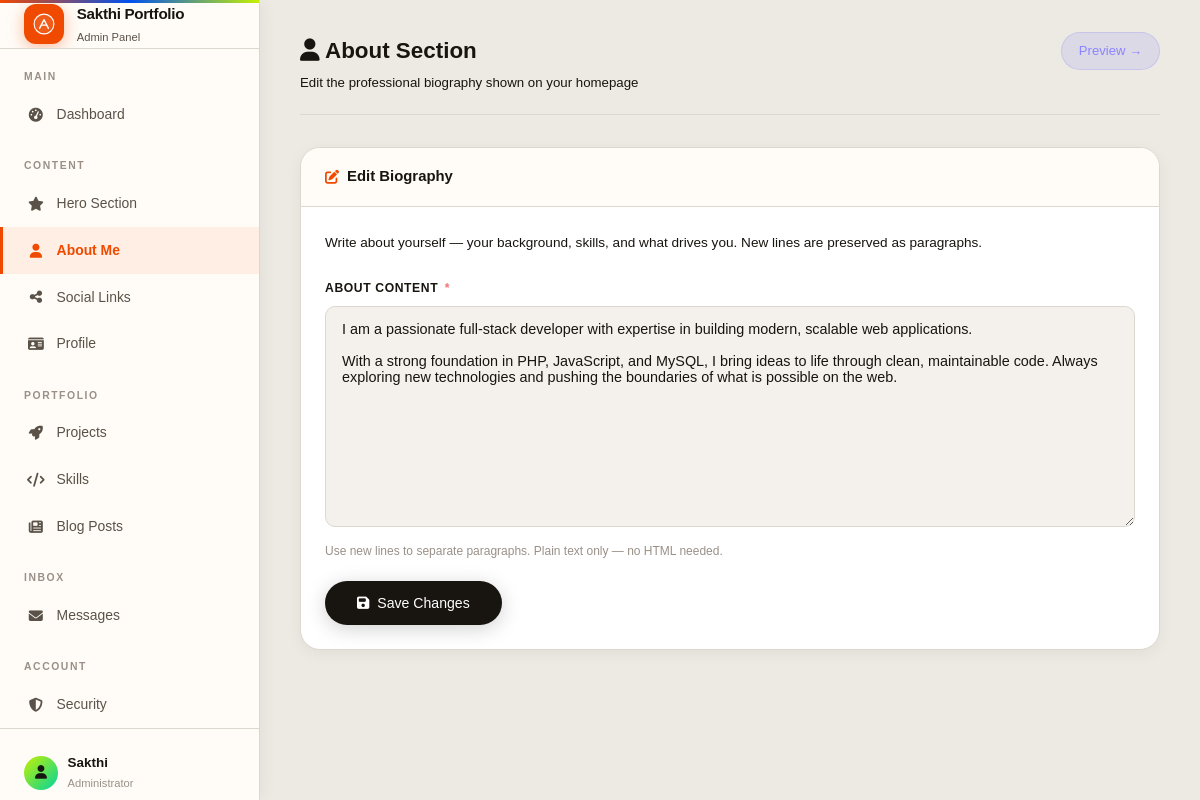
The page /admin/about.php (signed in) on the database its author committed.
### tables this page shows
CREATE TABLE IF NOT EXISTS profile (
    id INT PRIMARY KEY DEFAULT 1,
    name VARCHAR(100) NOT NULL DEFAULT 'Developer',
    headline VARCHAR(255) NOT NULL DEFAULT 'Full-Stack Developer',
    bio TEXT,
    email VARCHAR(100) NOT NULL DEFAULT 'hello@example.com',
    avatar VARCHAR(255) DEFAULT NULL,
    resume VARCHAR(255) DEFAULT NULL,
    github VARCHAR(255) DEFAULT NULL,
    linkedin VARCHAR(255) DEFAULT NULL,
    twitter VARCHAR(255) DEFAULT NULL,
    updated_at TIMESTAMP DEFAULT CURRENT_TIMESTAMP ON UPDATE CURRENT_TIMESTAMP
);

CREATE TABLE IF NOT EXISTS `about` (
    `id`         INT PRIMARY KEY DEFAULT 1,
    `content`    TEXT NOT NULL,
    `updated_at` TIMESTAMP DEFAULT CURRENT_TIMESTAMP ON UPDATE CURRENT_TIMESTAMP
);

### includes/functions.php (called while the page is built, shortened)
<?php
function escape($string)
{
    return htmlspecialchars($string ?? '', ENT_QUOTES | ENT_SUBSTITUTE, 'UTF-8');
}
function getProfile()
{
    $db = Database::getInstance();
    $profile = $db->getRow("SELECT * FROM profile WHERE id = 1");
    return $profile ?: [
        'name' => 'Developer',
        'headline' => 'Full-Stack Developer',
        'bio' => 'Building digital experiences.',
        'email' => 'hello@example.com',
        'avatar' => null,
        'resume' => null,
        'github' => null,
        'linkedin' => null,
        'twitter' => null,
    ];
}
function getAbout()
{
    $db = Database::getInstance();
    $about = $db->getRow("SELECT * FROM about WHERE id = 1");
    return $about ?: [
        'content' => 'Passionate full-stack developer crafting modern web experiences.',
    ];
}

### includes/db.php (called while the page is built, shortened)
<?php
class Database {
    private static $instance = null;
    private $connection;
    private function __construct() {
        try {
            $this->connection = new mysqli(DB_HOST, DB_USER, DB_PASS, DB_NAME);
            $this->connection->set_charset('utf8mb4');
        } catch (mysqli_sql_exception $e) {
            error_log("Database connection failed: " . $e->getMessage());
            if (defined('DB_HOST') && DB_HOST === 'localhost') {
                die('<div style="font-family:sans-serif;padding:2rem;background:#1a1a24;color:#ff4444;border:1px solid #ff4444;border-radius:12px;margin:2rem;max-width:600px;">
                    <h2>⚠️ Database Connection Failed</h2>
                    <p>' . htmlspecialchars($e->getMessage()) . '</p>
                    <p style="color:#a0a0b0;margin-top:1rem;">Run <a href="' . BASE_URL . '/setup.php" style="color:#6c5ce7;">setup.php</a> to create the database.</p>
                </div>');
            } else {
                die("Database connection error. Please try again later.");
            }
        }
    }
    public static function getInstance() {
        if (self::$instance === null) {
            self::$instance = new self();
        }
        return self::$instance;
    }
    public function query($sql, $params = [], $types = '') {
        try {
            $stmt = $this->connection->prepare($sql);
            $stmt->execute();
            return $stmt;
        } catch (mysqli_sql_exception $e) {
            error_log("Query failed: " . $e->getMessage() . " | SQL: " . $sql);
            return false;
        }
    }
    public function getRow($sql, $params = [], $types = '') {
        $stmt = $this->query($sql, $params, $types);
        if ($stmt) {
            $result = $stmt->get_result();
            return $result->fetch_assoc();
        }
        return null;
    }
}

### includes/auth.php (called while the page is built, shortened)
<?php
require_once __DIR__ . '/db.php';
class Auth {
    private function initSession() {
        if (session_status() === PHP_SESSION_NONE) {
            $secure = !empty($_SERVER['HTTPS']) && $_SERVER['HTTPS'] !== 'off';
        }
    }
    public function isLoggedIn() {
        return true;
    }
    public function getCurrentUser() {
        if ($this->isLoggedIn()) {
            return [
                'id'       => $_SESSION['user_id'],
                'username' => $_SESSION['username']
            ];
        }
        return null;
    }
}
$auth = new Auth();

### admin/about.php (the view, shortened to what this page needs)
<?php
require_once '../includes/db.php';
require_once '../includes/auth.php';
require_once '../includes/functions.php';
$auth->requireLogin();
$about = getAbout();
require_once '../includes/header.php';
?>
<div class="admin-layout">
  <?php include __DIR__ . '/_sidebar.php'; ?>
  <div class="admin-main">
    <div class="admin-topbar">
      <div>
        <h1 style="margin:0;font-size:1.4rem;font-weight:700;color:var(--text-strong)">
            <i class="fa-solid fa-user" style="color:var(--accent)"></i> About Section
        </h1>
        <p style="font-size:.83rem;color:var(--text-muted);margin-top:.1rem">Edit the professional biography shown on your homepage</p>
      </div>
      <a href="<?php echo BASE_URL; ?>/#about" target="_blank" class="btn-glass btn-sm">Preview →</a>
    </div>
    <div class="admin-card">
      <div class="admin-card-header">
        <h2><i class="fa-solid fa-pen-to-square"></i> Edit Biography</h2>
      </div>
      <div class="admin-card-body">
        <p style="font-size:.85rem;color:var(--text-muted);margin-bottom:1.5rem">Write about yourself — your background, skills, and what drives you. New lines are preserved as paragraphs.</p>
      <form method="POST" class="admin-form">
        <div class="field">
          <label for="content">About Content <span style="color:#f87171">*</span></label>
          <textarea id="content" name="content" rows="12" required
                    placeholder="Write about yourself here..."><?php echo escape($about['content'] ?? ''); ?></textarea>
          <p class="form-hint">Use new lines to separate paragraphs. Plain text only — no HTML needed.</p>
        </div>
        <button type="submit" class="btn-primary">
          <i class="fa-solid fa-floppy-disk"></i> Save Changes
        </button>
      </form>
      </div>
    </div>
  </div>
</div>
<?php require_once '../includes/footer.php'; ?>

### admin/_sidebar.php (shortened to what this page needs)
<?php
$currentPage = basename($_SERVER['PHP_SELF']);
$profile = $profile ?? getProfile();
$currentUser = $auth->getCurrentUser();
?>
<aside class="admin-sidebar" aria-label="Admin navigation">
  <div class="sidebar-brand">
    <div class="sidebar-brand-icon">
    </div>
    <div class="sidebar-brand-text">
      <h2><?php echo escape(SITE_NAME); ?></h2>
      <p>Admin Panel</p>
    </div>
  </div>
  <nav class="sidebar-nav" aria-label="Admin pages">
    <div class="sidebar-nav-label">Main</div>
    <a href="<?php echo BASE_URL; ?>/admin/dashboard.php"
      class="<?php echo $currentPage === 'dashboard.php' ? 'active' : ''; ?>">
      <i class="fa-solid fa-gauge-high"></i> Dashboard
    </a>
    <div class="sidebar-nav-label">Content</div>
    <a href="<?php echo BASE_URL; ?>/admin/hero.php" class="<?php echo $currentPage === 'hero.php' ? 'active' : ''; ?>">
      <i class="fa-solid fa-star"></i> Hero Section
    </a>
    <a href="<?php echo BASE_URL; ?>/admin/about.php"
      class="<?php echo $currentPage === 'about.php' ? 'active' : ''; ?>">
      <i class="fa-solid fa-user"></i> About Me
    </a>
    <a href="<?php echo BASE_URL; ?>/admin/social.php"
      class="<?php echo $currentPage === 'social.php' ? 'active' : ''; ?>">
      <i class="fa-solid fa-share-nodes"></i> Social Links
    </a>
    <a href="<?php echo BASE_URL; ?>/admin/profile.php"
      class="<?php echo $currentPage === 'profile.php' ? 'active' : ''; ?>">
      <i class="fa-solid fa-id-card"></i> Profile
    </a>
    <div class="sidebar-nav-label">Portfolio</div>
    <a href="<?php echo BASE_URL; ?>/admin/projects.php"
      class="<?php echo in_array($currentPage, ['projects.php', 'project-edit.php']) ? 'active' : ''; ?>">
      <i class="fa-solid fa-rocket"></i> Projects
    </a>
    <a href="<?php echo BASE_URL; ?>/admin/skills.php"
      class="<?php echo in_array($currentPage, ['skills.php', 'skill-edit.php']) ? 'active' : ''; ?>">
      <i class="fa-solid fa-code"></i> Skills
    </a>
    <a href="<?php echo BASE_URL; ?>/admin/notes.php"
      class="<?php echo in_array($currentPage, ['notes.php', 'note-edit.php']) ? 'active' : ''; ?>">
      <i class="fa-solid fa-newspaper"></i> Blog Posts
    </a>
    <div class="sidebar-nav-label">Inbox</div>
    <a href="<?php echo BASE_URL; ?>/admin/messages.php"
      class="<?php echo $currentPage === 'messages.php' ? 'active' : ''; ?>">
      <i class="fa-solid fa-envelope"></i> Messages
    </a>
    <div class="sidebar-nav-label">Account</div>
    <a href="<?php echo BASE_URL; ?>/admin/security.php"
      class="<?php echo $currentPage === 'security.php' ? 'active' : ''; ?>">
      <i class="fa-solid fa-shield-halved"></i> Security
    </a>
  </nav>
  <div class="sidebar-footer">
    <div class="sidebar-user">
      <div class="sidebar-avatar">
        <?php if (!empty($profile['avatar'])): ?>
          <img src="<?php echo UPLOAD_URL . escape($profile['avatar']); ?>" alt=""
            style="width:32px;height:32px;object-fit:cover;border-radius:50%">
        <?php else: ?>
          <i class="fa-solid fa-user" style="font-size:.85rem"></i>
        <?php endif; ?>
      </div>
      <div>
        <div class="sidebar-username"><?php echo escape($currentUser['username'] ?? 'Admin'); ?></div>
        <div class="sidebar-role">Administrator</div>
      </div>
    </div>
  </div>
</aside>

### assets/css/style.css (style rules this page uses)
:root { --bg: #0a0a0f; --bg2: #111118; --bg3: #1a1a24; --card: #13131c; --card2: #1e1e2e; --stroke: rgba(108, 99, 255, 0.18); --stroke2: rgba(255, 255, 255, 0.07); --violet: #6c63ff; --violet2: #8b83ff; --cyan: #00d4ff; --coral: #ff6b6b; --green: #39d98a; --gold: #ffd166; --ink: #e8e8f0; --ink2: #9898b8; --ink3: #5a5a7a; --glow-v: rgba(108, 99, 255, 0.35); --glow-c: rgba(0, 212, 255, 0.25); --shadow-sm: 0 2px 12px rgba(0, 0, 0, .4); --shadow-card: 0 8px 32px rgba(0, 0, 0, .5); --shadow-hover: 0 20px 56px rgba(108, 99, 255, .2); --shadow-glow: 0 0 40px rgba(108, 99, 255, .25); --radius: 16px; --radius-sm: 10px; --radius-pill: 100px; --tr: .22s ease; --font: 'Inter', sans-serif; --font-head: 'Space Grotesk', sans-serif; --navbar-h: 70px; }
*, *::before, *::after { box-sizing: border-box; margin: 0; padding: 0 }
html { scroll-behavior: smooth }
body { font-family: var(--font); background: var(--bg); color: var(--ink); overflow-x: hidden; line-height: 1.7; }
a { color: var(--violet); text-decoration: none; transition: color var(--tr) }
.btn-glass.btn-sm { padding: .4rem 1rem; font-size: .8rem; background: rgba(108, 99, 255, .12); border: 1px solid var(--stroke); color: var(--violet2); border-radius: var(--radius-pill); display: inline-flex; align-items: center; gap: .4rem; transition: all var(--tr); }
.btn-primary { display: inline-flex; align-items: center; gap: .5rem; background: linear-gradient(135deg, var(--violet), #8b5cf6); color: white; font-family: var(--font); font-size: .88rem; font-weight: 600; padding: .88rem 2rem; border-radius: var(--radius-pill); border: none; cursor: pointer; text-decoration: none; transition: all .25s; box-shadow: 0 4px 20px var(--glow-v); }
.btn-glass { display: inline-flex; align-items: center; gap: .45rem; background: var(--card2); color: var(--ink); font-size: .88rem; font-weight: 500; border: 1px solid var(--stroke2); border-radius: var(--radius-pill); padding: .78rem 1.6rem; cursor: pointer; transition: all .25s; text-decoration: none; }
.field { margin-bottom: 1.2rem }
.field label { display: block; font-size: .73rem; font-weight: 600; letter-spacing: .06em; text-transform: uppercase; color: var(--ink3); margin-bottom: .45rem; }
.field input, .field textarea, .field select { width: 100%; padding: .82rem 1rem; border: 1px solid var(--stroke2); border-radius: var(--radius-sm); font-family: var(--font); font-size: .9rem; color: var(--ink); background: var(--bg3); outline: none; resize: vertical; transition: border-color .2s, box-shadow .2s; }
.field input::placeholder, .field textarea::placeholder { color: var(--ink3) }

### rows shown on the page
profile: name "Sakthi"
about: content "I am a passionate full-stack developer with expertise in building modern, scalable web applications. With a strong foundation in PHP, JavaScript, and MySQL, I bring ideas to life through clean, maintainable code. Always exploring new technologies and pushing the boundaries of what is possible on the web."

### other values the page prints
SITE_NAME "Sakthi Portfolio"
